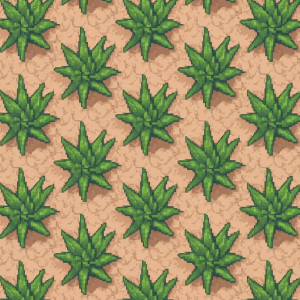
#> input picture art_src/AloeFarm.png, 300 x 300 px, found by its file name
$ python generate_building_atlas.py
#> lines starting #> are read from the running program, lines starting #| are printed output that depends on the picture
from PIL import Image
import os
import json

# Configuration
building_sprites = [
    "AloeFarm.png", "Bakery.png", "CoffeeFarm.png", "CottonFarm.png",
    "FoodTrader.png", "HempFarm.png", "Hub.png", "LuxuryTrader.png",
    "MaterialTrader.png", "MedicalTrader.png", "RabbitHutch.png",
    "Scrapyard.png", "StoneQuarry.png", "Wheat_Farm.png"
]

padding = 2  # Prevent texture bleeding
src_dir = "art_src"
output_atlas = "art_src/buildings_atlas.png"
output_config = "resources/buildings_atlas_config.json"

print("Building sprite atlas from art_src/...")

# Load all sprites
sprites = {}
for filename in building_sprites:
    path = os.path.join(src_dir, filename)
    if os.path.exists(path):
        sprites[filename] = Image.open(path).convert("RGBA")
        print(f"  Loaded: {filename}")
    else:
        print(f"  WARNING: {filename} not found, skipping")

if not sprites:
    print("ERROR: No sprites found!")
    exit(1)

# Calculate atlas size (simple horizontal packing)
total_width = sum(img.width + padding for img in sprites.values())
#> total_width = 1712
max_height = max(img.height for img in sprites.values()) + padding * 2
#> max_height = 304

# Create atlas
atlas = Image.new("RGBA", (total_width, max_height), (0, 0, 0, 0))
#> atlas: PIL image 1712x304 RGBA; every value is 0

# Pack sprites and record positions
atlas_config = {}
x_offset = padding

for name, img in sprites.items():
    atlas.paste(img, (x_offset, padding))

    atlas_config[name.replace(".png", "")] = {
        "x": x_offset,
        "y": padding,
        "width": img.width,
        "height": img.height
    }

    x_offset += img.width + padding
#> this loop made 6 passes
#> (name, x_offset) on passes 1 to 6: ('AloeFarm.png', 304), ('Bakery.png', 606), ('CoffeeFarm.png', 908), ('CottonFarm.png', 1210), ('FoodTrader.png', 1412), ('HempFarm.png', 1714)
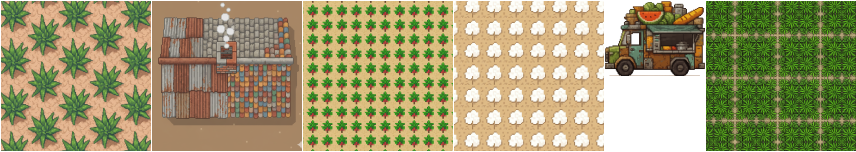
#> atlas: PIL image 1712x304 RGBA (shown at 1/2 size); mean R, G, B, A 137.4, 131.4, 88.2, 231.6; transparent parts drawn white
#> after the loop, atlas_config = 6 items; x_offset = 1714

# Ensure output directory exists
os.makedirs("resources", exist_ok=True)

# Save atlas and config
atlas.save(output_atlas)
with open(output_config, "w") as f:
    json.dump(atlas_config, f, indent=2)

print(f"\n✓ Created atlas: {output_atlas} ({total_width}×{max_height})")
#| ✓ Created atlas: art_src/buildings_atlas.png (1712×304)
print(f"✓ Config saved: {output_config}")
print(f"✓ Packed {len(sprites)} building sprites")
#| ✓ Packed 6 building sprites
